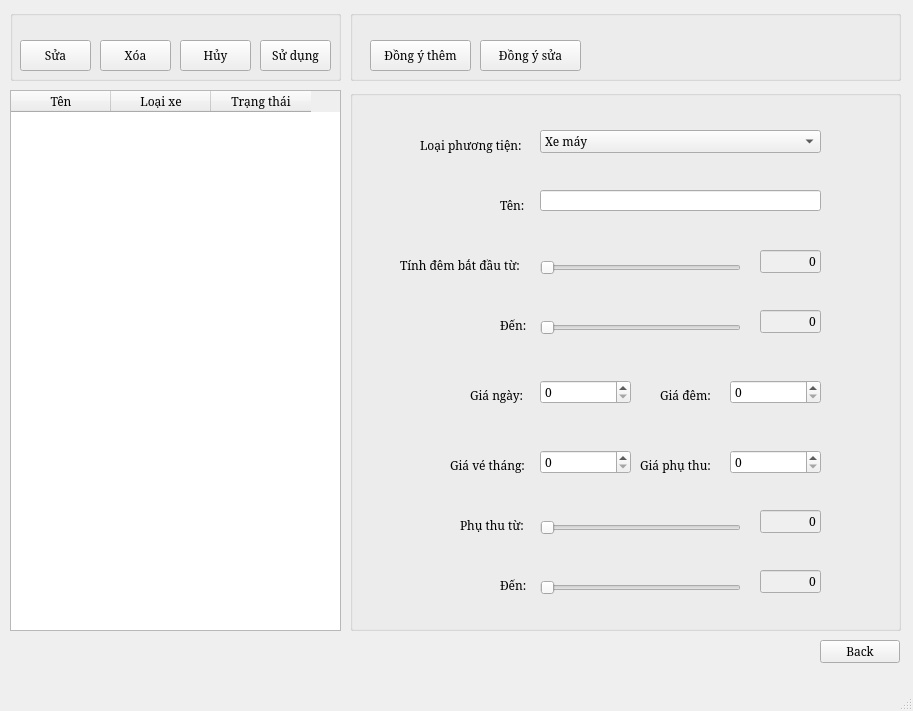
<?xml version="1.0" encoding="UTF-8"?>
<ui version="4.0">
 <class>MainWindow</class>
 <widget class="QMainWindow" name="MainWindow">
  <property name="geometry">
   <rect>
    <x>0</x>
    <y>0</y>
    <width>913</width>
    <height>711</height>
   </rect>
  </property>
  <property name="font">
   <font>
    <family>Serif</family>
   </font>
  </property>
  <property name="windowTitle">
   <string/>
  </property>
  <property name="windowIcon">
   <iconset>
    <normaloff>images/ticket.png</normaloff>images/ticket.png</iconset>
  </property>
  <widget class="QWidget" name="centralwidget">
   <widget class="QGroupBox" name="groupBox">
    <property name="geometry">
     <rect>
      <x>350</x>
      <y>90</y>
      <width>551</width>
      <height>541</height>
     </rect>
    </property>
    <property name="title">
     <string/>
    </property>
    <widget class="QLabel" name="label">
     <property name="geometry">
      <rect>
       <x>150</x>
       <y>100</y>
       <width>31</width>
       <height>31</height>
      </rect>
     </property>
     <property name="font">
      <font>
       <family>Serif</family>
       <pointsize>9</pointsize>
      </font>
     </property>
     <property name="text">
      <string>Tên:</string>
     </property>
    </widget>
    <widget class="QLineEdit" name="lnName">
     <property name="geometry">
      <rect>
       <x>190</x>
       <y>100</y>
       <width>281</width>
       <height>21</height>
      </rect>
     </property>
    </widget>
    <widget class="QLabel" name="label_2">
     <property name="geometry">
      <rect>
       <x>50</x>
       <y>160</y>
       <width>141</width>
       <height>31</height>
      </rect>
     </property>
     <property name="font">
      <font>
       <family>Serif</family>
       <pointsize>9</pointsize>
      </font>
     </property>
     <property name="text">
      <string>Tính đêm bắt đầu từ:</string>
     </property>
    </widget>
    <widget class="QSlider" name="sld1">
     <property name="geometry">
      <rect>
       <x>190</x>
       <y>170</y>
       <width>201</width>
       <height>16</height>
      </rect>
     </property>
     <property name="maximum">
      <number>23</number>
     </property>
     <property name="orientation">
      <enum>Qt::Horizontal</enum>
     </property>
    </widget>
    <widget class="QLineEdit" name="lnSld1">
     <property name="enabled">
      <bool>false</bool>
     </property>
     <property name="geometry">
      <rect>
       <x>410</x>
       <y>160</y>
       <width>61</width>
       <height>23</height>
      </rect>
     </property>
     <property name="font">
      <font>
       <family>Serif</family>
      </font>
     </property>
     <property name="layoutDirection">
      <enum>Qt::RightToLeft</enum>
     </property>
     <property name="styleSheet">
      <string notr="true">color: rgb(0, 0, 0);</string>
     </property>
     <property name="text">
      <string>0</string>
     </property>
     <property name="alignment">
      <set>Qt::AlignRight|Qt::AlignTrailing|Qt::AlignVCenter</set>
     </property>
    </widget>
    <widget class="QLabel" name="label_3">
     <property name="geometry">
      <rect>
       <x>150</x>
       <y>220</y>
       <width>31</width>
       <height>31</height>
      </rect>
     </property>
     <property name="font">
      <font>
       <family>Serif</family>
       <pointsize>9</pointsize>
      </font>
     </property>
     <property name="text">
      <string>Đến:</string>
     </property>
    </widget>
    <widget class="QSlider" name="sld2">
     <property name="geometry">
      <rect>
       <x>190</x>
       <y>230</y>
       <width>201</width>
       <height>16</height>
      </rect>
     </property>
     <property name="maximum">
      <number>23</number>
     </property>
     <property name="orientation">
      <enum>Qt::Horizontal</enum>
     </property>
    </widget>
    <widget class="QLineEdit" name="lnSld2">
     <property name="enabled">
      <bool>false</bool>
     </property>
     <property name="geometry">
      <rect>
       <x>410</x>
       <y>220</y>
       <width>61</width>
       <height>23</height>
      </rect>
     </property>
     <property name="font">
      <font>
       <family>Serif</family>
      </font>
     </property>
     <property name="layoutDirection">
      <enum>Qt::RightToLeft</enum>
     </property>
     <property name="styleSheet">
      <string notr="true">color: rgb(0, 0, 0);</string>
     </property>
     <property name="text">
      <string>0</string>
     </property>
     <property name="alignment">
      <set>Qt::AlignRight|Qt::AlignTrailing|Qt::AlignVCenter</set>
     </property>
    </widget>
    <widget class="QLabel" name="label_4">
     <property name="geometry">
      <rect>
       <x>120</x>
       <y>290</y>
       <width>61</width>
       <height>31</height>
      </rect>
     </property>
     <property name="font">
      <font>
       <family>Serif</family>
       <pointsize>9</pointsize>
      </font>
     </property>
     <property name="text">
      <string>Giá ngày:</string>
     </property>
    </widget>
    <widget class="QSpinBox" name="spb1">
     <property name="geometry">
      <rect>
       <x>190</x>
       <y>290</y>
       <width>91</width>
       <height>24</height>
      </rect>
     </property>
     <property name="font">
      <font>
       <family>Serif</family>
      </font>
     </property>
     <property name="maximum">
      <number>999999999</number>
     </property>
     <property name="singleStep">
      <number>1000</number>
     </property>
    </widget>
    <widget class="QLabel" name="label_5">
     <property name="geometry">
      <rect>
       <x>310</x>
       <y>290</y>
       <width>61</width>
       <height>31</height>
      </rect>
     </property>
     <property name="font">
      <font>
       <family>Serif</family>
       <pointsize>9</pointsize>
      </font>
     </property>
     <property name="text">
      <string>Giá đêm:</string>
     </property>
    </widget>
    <widget class="QSpinBox" name="spb2">
     <property name="geometry">
      <rect>
       <x>380</x>
       <y>290</y>
       <width>91</width>
       <height>24</height>
      </rect>
     </property>
     <property name="font">
      <font>
       <family>Serif</family>
      </font>
     </property>
     <property name="maximum">
      <number>999999999</number>
     </property>
     <property name="singleStep">
      <number>1000</number>
     </property>
    </widget>
    <widget class="QSpinBox" name="spb4">
     <property name="geometry">
      <rect>
       <x>380</x>
       <y>360</y>
       <width>91</width>
       <height>24</height>
      </rect>
     </property>
     <property name="font">
      <font>
       <family>Serif</family>
      </font>
     </property>
     <property name="maximum">
      <number>999999999</number>
     </property>
     <property name="singleStep">
      <number>1000</number>
     </property>
    </widget>
    <widget class="QLabel" name="label_6">
     <property name="geometry">
      <rect>
       <x>290</x>
       <y>360</y>
       <width>81</width>
       <height>31</height>
      </rect>
     </property>
     <property name="font">
      <font>
       <family>Serif</family>
       <pointsize>9</pointsize>
      </font>
     </property>
     <property name="text">
      <string>Giá phụ thu:</string>
     </property>
    </widget>
    <widget class="QLabel" name="label_13">
     <property name="geometry">
      <rect>
       <x>110</x>
       <y>420</y>
       <width>71</width>
       <height>31</height>
      </rect>
     </property>
     <property name="font">
      <font>
       <family>Serif</family>
       <pointsize>9</pointsize>
      </font>
     </property>
     <property name="text">
      <string>Phụ thu từ:</string>
     </property>
    </widget>
    <widget class="QSlider" name="sld3">
     <property name="geometry">
      <rect>
       <x>190</x>
       <y>430</y>
       <width>201</width>
       <height>16</height>
      </rect>
     </property>
     <property name="maximum">
      <number>23</number>
     </property>
     <property name="orientation">
      <enum>Qt::Horizontal</enum>
     </property>
    </widget>
    <widget class="QLineEdit" name="lnSld3">
     <property name="enabled">
      <bool>false</bool>
     </property>
     <property name="geometry">
      <rect>
       <x>410</x>
       <y>420</y>
       <width>61</width>
       <height>23</height>
      </rect>
     </property>
     <property name="font">
      <font>
       <family>Serif</family>
      </font>
     </property>
     <property name="layoutDirection">
      <enum>Qt::RightToLeft</enum>
     </property>
     <property name="styleSheet">
      <string notr="true">color: rgb(0, 0, 0);</string>
     </property>
     <property name="text">
      <string>0</string>
     </property>
     <property name="alignment">
      <set>Qt::AlignRight|Qt::AlignTrailing|Qt::AlignVCenter</set>
     </property>
    </widget>
    <widget class="QLabel" name="label_14">
     <property name="geometry">
      <rect>
       <x>150</x>
       <y>480</y>
       <width>31</width>
       <height>31</height>
      </rect>
     </property>
     <property name="font">
      <font>
       <family>Serif</family>
       <pointsize>9</pointsize>
      </font>
     </property>
     <property name="text">
      <string>Đến:</string>
     </property>
    </widget>
    <widget class="QSlider" name="sld4">
     <property name="geometry">
      <rect>
       <x>190</x>
       <y>490</y>
       <width>201</width>
       <height>16</height>
      </rect>
     </property>
     <property name="maximum">
      <number>23</number>
     </property>
     <property name="orientation">
      <enum>Qt::Horizontal</enum>
     </property>
    </widget>
    <widget class="QLineEdit" name="lnSld4">
     <property name="enabled">
      <bool>false</bool>
     </property>
     <property name="geometry">
      <rect>
       <x>410</x>
       <y>480</y>
       <width>61</width>
       <height>23</height>
      </rect>
     </property>
     <property name="font">
      <font>
       <family>Serif</family>
      </font>
     </property>
     <property name="layoutDirection">
      <enum>Qt::RightToLeft</enum>
     </property>
     <property name="styleSheet">
      <string notr="true">color: rgb(0, 0, 0);</string>
     </property>
     <property name="text">
      <string>0</string>
     </property>
     <property name="alignment">
      <set>Qt::AlignRight|Qt::AlignTrailing|Qt::AlignVCenter</set>
     </property>
    </widget>
    <widget class="QLabel" name="label_7">
     <property name="geometry">
      <rect>
       <x>100</x>
       <y>360</y>
       <width>81</width>
       <height>31</height>
      </rect>
     </property>
     <property name="font">
      <font>
       <family>Serif</family>
       <pointsize>9</pointsize>
      </font>
     </property>
     <property name="text">
      <string>Giá vé tháng:</string>
     </property>
    </widget>
    <widget class="QSpinBox" name="spb3">
     <property name="geometry">
      <rect>
       <x>190</x>
       <y>360</y>
       <width>91</width>
       <height>24</height>
      </rect>
     </property>
     <property name="font">
      <font>
       <family>Serif</family>
      </font>
     </property>
     <property name="maximum">
      <number>999999999</number>
     </property>
     <property name="singleStep">
      <number>1000</number>
     </property>
    </widget>
    <widget class="QLabel" name="label_8">
     <property name="geometry">
      <rect>
       <x>70</x>
       <y>40</y>
       <width>111</width>
       <height>31</height>
      </rect>
     </property>
     <property name="font">
      <font>
       <family>Serif</family>
       <pointsize>9</pointsize>
      </font>
     </property>
     <property name="text">
      <string>Loại phương tiện:</string>
     </property>
    </widget>
    <widget class="QComboBox" name="cbbVehicle">
     <property name="geometry">
      <rect>
       <x>190</x>
       <y>40</y>
       <width>281</width>
       <height>23</height>
      </rect>
     </property>
     <item>
      <property name="text">
       <string>Xe máy</string>
      </property>
     </item>
     <item>
      <property name="text">
       <string>Ô tô</string>
      </property>
     </item>
    </widget>
   </widget>
   <widget class="QGroupBox" name="groupBox_2">
    <property name="geometry">
     <rect>
      <x>350</x>
      <y>10</y>
      <width>551</width>
      <height>71</height>
     </rect>
    </property>
    <property name="title">
     <string/>
    </property>
    <widget class="QPushButton" name="btnOK">
     <property name="geometry">
      <rect>
       <x>20</x>
       <y>30</y>
       <width>101</width>
       <height>31</height>
      </rect>
     </property>
     <property name="font">
      <font>
       <family>Serif</family>
      </font>
     </property>
     <property name="text">
      <string>Đồng ý thêm</string>
     </property>
    </widget>
    <widget class="QPushButton" name="btnOKUpdate">
     <property name="geometry">
      <rect>
       <x>130</x>
       <y>30</y>
       <width>101</width>
       <height>31</height>
      </rect>
     </property>
     <property name="font">
      <font>
       <family>Serif</family>
      </font>
     </property>
     <property name="text">
      <string>Đồng ý sửa</string>
     </property>
    </widget>
    <widget class="QLabel" name="lblMessage">
     <property name="geometry">
      <rect>
       <x>250</x>
       <y>30</y>
       <width>291</width>
       <height>31</height>
      </rect>
     </property>
     <property name="font">
      <font>
       <family>Serif</family>
       <pointsize>10</pointsize>
       <weight>75</weight>
       <bold>true</bold>
      </font>
     </property>
     <property name="styleSheet">
      <string notr="true">color: rgb(255, 0, 0);</string>
     </property>
     <property name="text">
      <string/>
     </property>
    </widget>
   </widget>
   <widget class="QGroupBox" name="groupBox_3">
    <property name="geometry">
     <rect>
      <x>10</x>
      <y>10</y>
      <width>331</width>
      <height>71</height>
     </rect>
    </property>
    <property name="title">
     <string/>
    </property>
    <widget class="QPushButton" name="btnUpdate">
     <property name="geometry">
      <rect>
       <x>10</x>
       <y>30</y>
       <width>71</width>
       <height>31</height>
      </rect>
     </property>
     <property name="font">
      <font>
       <family>Serif</family>
      </font>
     </property>
     <property name="text">
      <string>Sửa</string>
     </property>
    </widget>
    <widget class="QPushButton" name="btnDelete">
     <property name="geometry">
      <rect>
       <x>90</x>
       <y>30</y>
       <width>71</width>
       <height>31</height>
      </rect>
     </property>
     <property name="font">
      <font>
       <family>Serif</family>
      </font>
     </property>
     <property name="text">
      <string>Xóa</string>
     </property>
    </widget>
    <widget class="QPushButton" name="btnCancel">
     <property name="geometry">
      <rect>
       <x>170</x>
       <y>30</y>
       <width>71</width>
       <height>31</height>
      </rect>
     </property>
     <property name="font">
      <font>
       <family>Serif</family>
      </font>
     </property>
     <property name="text">
      <string>Hủy</string>
     </property>
    </widget>
    <widget class="QPushButton" name="btnUse">
     <property name="geometry">
      <rect>
       <x>250</x>
       <y>30</y>
       <width>71</width>
       <height>31</height>
      </rect>
     </property>
     <property name="font">
      <font>
       <family>Serif</family>
      </font>
     </property>
     <property name="text">
      <string>Sử dụng</string>
     </property>
    </widget>
   </widget>
   <widget class="QTableWidget" name="table">
    <property name="geometry">
     <rect>
      <x>10</x>
      <y>90</y>
      <width>331</width>
      <height>541</height>
     </rect>
    </property>
    <column>
     <property name="text">
      <string>Tên</string>
     </property>
    </column>
    <column>
     <property name="text">
      <string>Loại xe</string>
     </property>
    </column>
    <column>
     <property name="text">
      <string>Trạng thái</string>
     </property>
    </column>
   </widget>
   <widget class="QPushButton" name="btnBack">
    <property name="geometry">
     <rect>
      <x>820</x>
      <y>640</y>
      <width>80</width>
      <height>23</height>
     </rect>
    </property>
    <property name="font">
     <font>
      <family>Serif</family>
     </font>
    </property>
    <property name="text">
     <string>Back</string>
    </property>
   </widget>
  </widget>
  <widget class="QMenuBar" name="menubar">
   <property name="geometry">
    <rect>
     <x>0</x>
     <y>0</y>
     <width>913</width>
     <height>20</height>
    </rect>
   </property>
  </widget>
  <widget class="QStatusBar" name="statusbar"/>
 </widget>
 <resources/>
 <connections/>
</ui>
